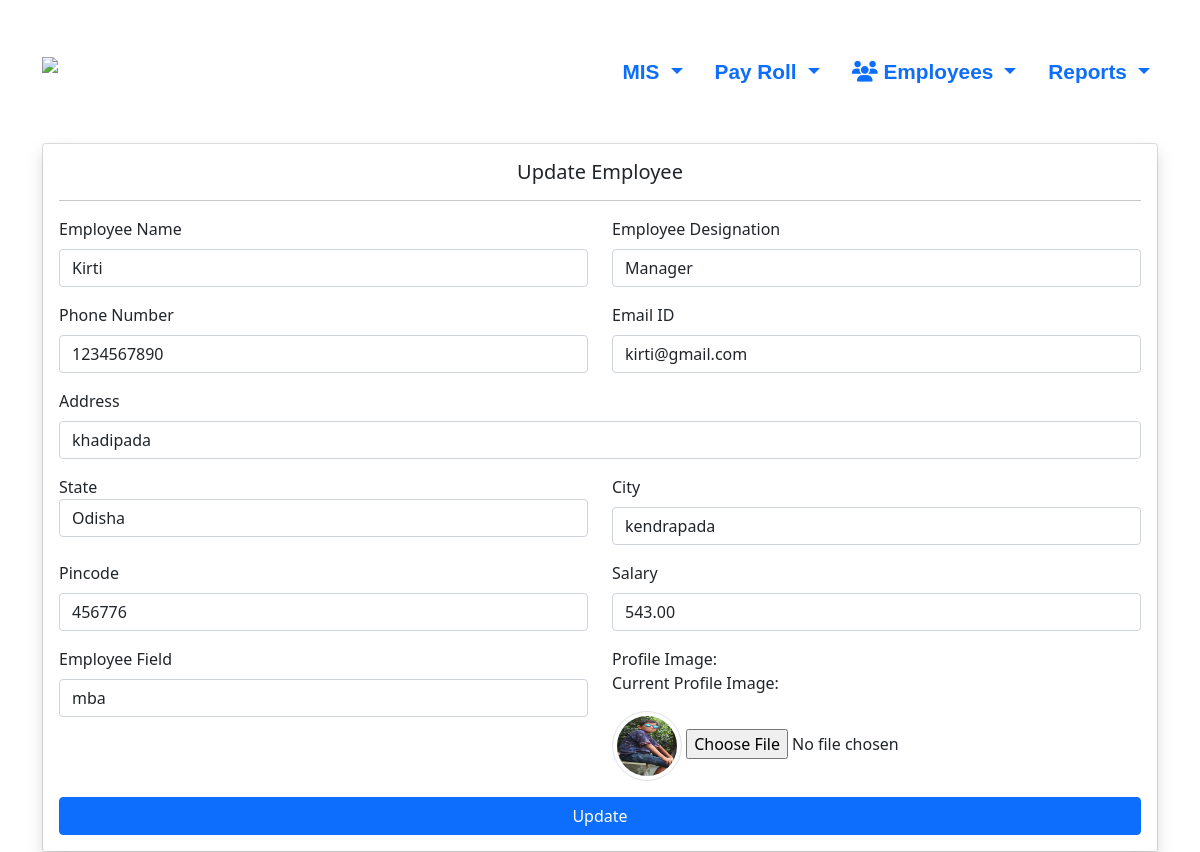
/edit_employee/4/, run on the app's committed database.
### employeeapp/models.py (models this page shows, shortened)
class Employee_Table(models.Model):
    employee_name = models.CharField(max_length=50)
    employee_designation = models.CharField(max_length=50)
    employee_phn_num = models.CharField(max_length=10)
    employee_email = models.EmailField()
    employee_address = models.CharField(max_length=200)
    employee_state = models.CharField(max_length=50)
    employee_city = models.CharField(max_length=50)
    employee_pincode = models.CharField(max_length=6)
    employee_salary = models.DecimalField(max_digits=10, decimal_places=2)
    employee_field = models.CharField(max_length=100)
    employee_image = models.ImageField(upload_to='documents/',blank=True)
    employee_id = models.BigIntegerField(unique=True)

### employeeapp/views.py (the view, shortened to what this page needs)
# urls.py: path('edit_employee/<int:employee_id>/', views.update_employee, name='edit_employee'),
def update_employee(request,employee_id):
    employee =get_object_or_404(Employee_Table , id = employee_id)
    context = {
        "employee" : employee
    }
    return render(request , "update_employee.html", context)

### templates/update_employee.html (shortened to what this page needs)
<!DOCTYPE html>
<html lang="en">
<head>
    <link rel="stylesheet" href="https://cdnjs.cloudflare.com/ajax/libs/font-awesome/6.4.2/css/all.min.css">
    <link href="https://cdn.jsdelivr.net/npm/bootstrap@5.0.2/dist/css/bootstrap.min.css" rel="stylesheet">
</head>
<body>
    <nav class="navbar navbar-expand-lg bg-color py-4 pt-lg-5">
        <div class="container">
            <a class="navbar-brand text-white fw-bold" href="#">
                <img src="https://gvitechnology.com/images/logo.png" style="width: 100px; height: 50px;" alt="Logo">
            </a>
            <div class="collapse navbar-collapse" id="navbarSupportedContent">
                <ul class="navbar-nav ms-auto mb-2 mb-lg-0">
                    <li class="nav-item">
                        <div class="dropdown">
                            <a class="nav-link text-primary dropdown-toggle" href="#" role="button" id="navbarDropdownMIS"
                               data-bs-toggle="dropdown" aria-expanded="false">
                                MIS
                            </a>
                        </div>
                    </li>
                    <li class="nav-item ms-3">
                        <div class="dropdown">
                            <a class="nav-link text-primary dropdown-toggle" href="#" role="button" id="navbarDropdownPayRoll"
                               data-bs-toggle="dropdown" aria-expanded="false">
                                Pay Roll
                            </a>
                        </div>
                    </li>
                    <li class="nav-item ms-3">
                        <div class="dropdown">
                            <a class="nav-link text-primary dropdown-toggle" href="#" role="button" id="navbarDropdownEmployees"
                               data-bs-toggle="dropdown" aria-expanded="false">
                                <i class="fa-solid fa-users"></i> Employees
                            </a>
                        </div>
                    </li>
                    <li class="nav-item ms-3">
                        <div class="dropdown">
                            <a class="nav-link text-primary dropdown-toggle" href="#" role="button" id="navbarDropdownReports"
                               data-bs-toggle="dropdown" aria-expanded="false">
                                Reports
                            </a>
                        </div>
                    </li>
                </ul>
            </div>
        </div>
    </nav>
<div class="container mt-4">
    <div class="card">
        <div class="card-body shadow">
                <h5 class="card-title text-center">Update Employee</h5>
                 <hr>
                    <form method="post" enctype="multipart/form-data">
                        <div class="row">
                            <div class="col-md-6">
                                <div class="mb-3">
                            <label for="emp_name" class="form-label">Employee Name</label>
                            <input type="text" name="emp_name" value="{{ employee.employee_name }}" class="form-control" placeholder="Enter your name" required>
                        </div>
                    </div>
                    <div class="col-md-6">
                        <div class="mb-3">
                            <label for="emp_designation" class="form-label">Employee Designation</label>
                            <input type="text" name="emp_designation" value="{{ employee.employee_designation }}" class="form-control" placeholder="Designation" required>
                        </div>
                    </div>
                </div>
                <div class="row">
                    <div class="col-md-6">
                        <div class="mb-3">
                            <label for="emp_num" class="form-label">Phone Number</label>
                            <input type="text" name="emp_num" pattern="[0-9]{10}" value="{{ employee.employee_phn_num }}" class="form-control" placeholder="Enter 10-digit phone number" required>
                        </div>
                    </div>
                    <div class="col-md-6">
                        <div class="mb-3">
                            <label for="emp_email" class="form-label">Email ID</label>
                            <input type="email" name="emp_email" value="{{ employee.employee_email }}" class="form-control" placeholder="Enter your email" required>
                        </div>
                    </div>
                </div>
                        <div class="mb-3">
                            <label for="emp_address" class="form-label">Address</label>
                            <input type="text" name="emp_address" value="{{ employee.employee_address }}" class="form-control" placeholder="Address" required>
                        </div>
                        <div class="row">
                            <div class="col-md-6">
                        <div class="mb-3" name="jobcity">
                            <label for="employee_state">State</label>
                            <select class="form-control" id="employee_state" name="emp_state" required>
                                <option value="Odisha" {% if employee.employee_state == "Odisha" %}selected{% endif %}>Odisha</option>
                            </select>
                        </div>
                    </div>
                    <div class="col-md-6">
                        <div class="mb-3">
                            <label for="emp_city" class="form-label">City</label>
                            <input type="text" name="emp_city" value="{{ employee.employee_city }}" class="form-control" placeholder="Enter your city name" required>
                        </div>
                    </div>
                </div>
                <div class="row">
                    <div class="col-md-6">
                        <div class="mb-3">
                            <label for="emp_pincode" class="form-label">Pincode</label>
                            <input type="text" name="emp_pincode" pattern="[0-9]{6}" value="{{ employee.employee_pincode }}" class="form-control" placeholder="Enter 6-digit Pincode" required>
                        </div>
                    </div>
                    <div class="col-md-6">
                        <div class="mb-3">
                            <label for="emp_salary" class="form-label">Salary</label>
                            <input type="number" name="emp_salary" step="0.01" value="{{ employee.employee_salary }}" class="form-control" placeholder="Per Annum" required>
                        </div>
                    </div>
                </div>
                <div class="row">
                    <div class="col-md-6">
                        <div class="mb-3">
                            <label for="emp_field" class="form-label">Employee Field</label>
                            <input type="text" name="emp_field" value="{{ employee.employee_field }}" class="form-control" placeholder="Field" required>
                        </div>
                    </div>
                    <div class="col-md-6">
                        <div class="mb-3">
                            <label for="">Profile Image:</label>
                            {% if employee.employee_image %}
                            <p>Current Profile Image:</p>
                            <img src="{{ employee.employee_image.url }}" alt="Employee Image" class="img-thumbnail rounded-circle" style="width: 70px; height: 70px;">
                            {% endif %}
                            <input type="file" class="form-control-file" id="emp_image" name="emp_image">
                        </div>
                    </div>
                </div>
                        <button type="submit" class="btn btn-primary btn-block col-md-12">Update</button>
                    </form>
                </div>
            </div>
        </div>
</body>
</html>

### templates/update_employee.html (style rules this page uses)
.nav-link { font-weight: bold !important; font-family:'Gill Sans', 'Gill Sans MT', Calibri, 'Trebuchet MS', sans-serif; font-size: 1.3rem!important; }

### data on the page
Employee_Table: emp_name "Kirti", emp_designation "Manager", emp_num "1234567890", emp_email "kirti@gmail.com", emp_address "khadipada", emp_state "Odisha", emp_city "kendrapada", emp_pincode "456776", emp_salary "543.00", emp_field "mba", employee_image (picture)
